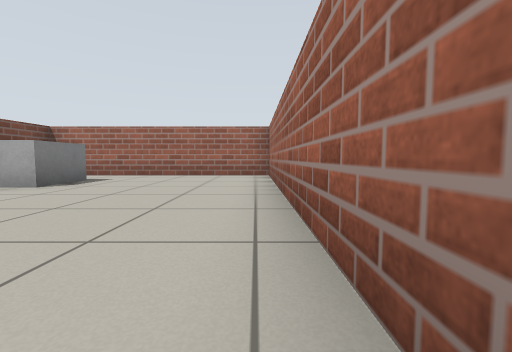
view 1 (above)

17 first-person views from a walk through a Gazebo world. The camera is 0.5 m above the floor, tilts 4° down and sees 90° across. The floor is counted in squares, 1 m on a side. Each view is taken from the middle of a square. On the plan, view 1 faces up. The plan holds only what a view shows up to about 9 squares ahead; the rest is blank.

view 2
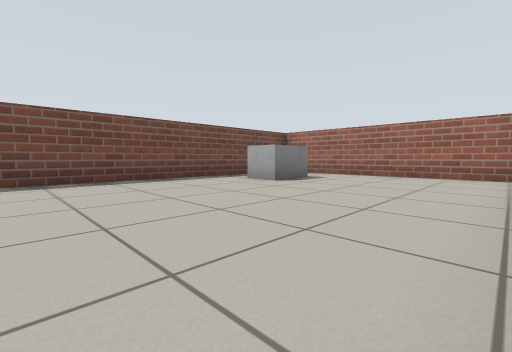

view 3
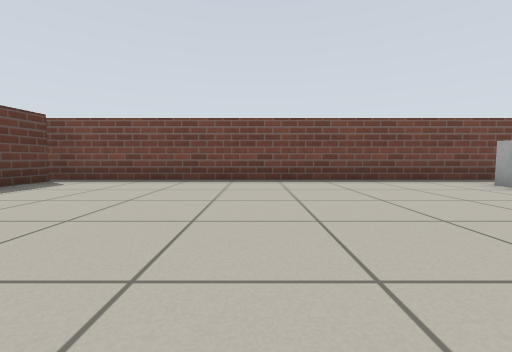

view 4
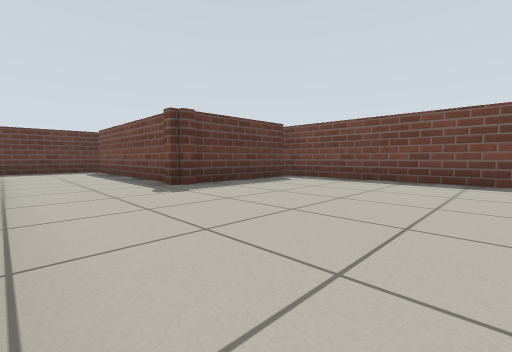

view 5
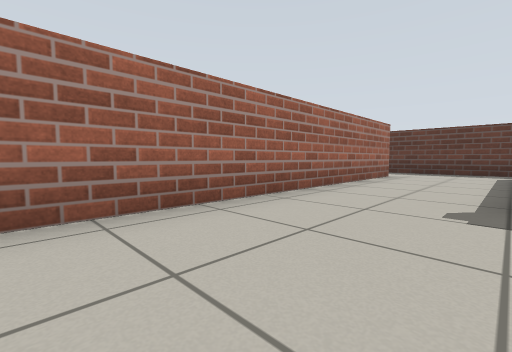

view 6
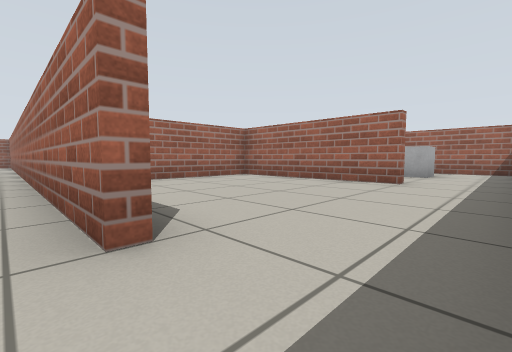

view 7
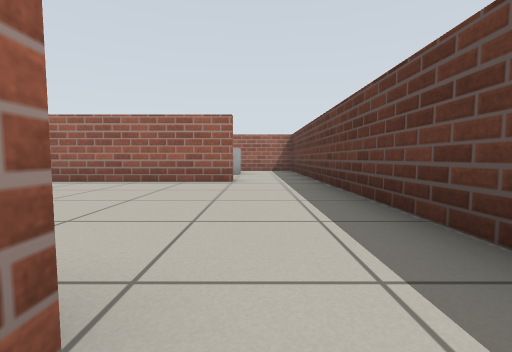

view 8
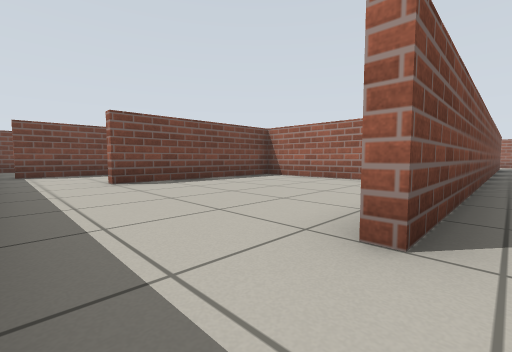

view 9
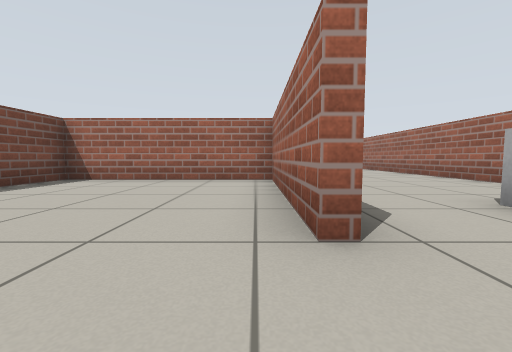

view 10
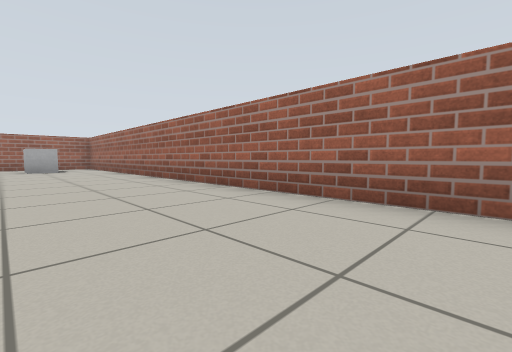

view 11
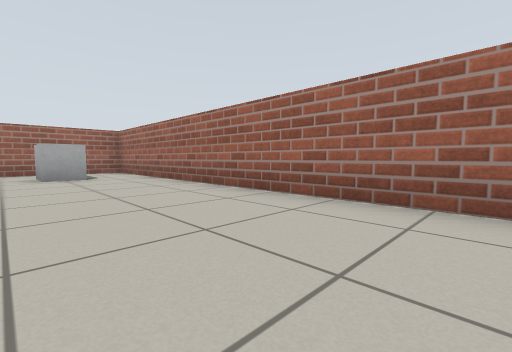

view 12
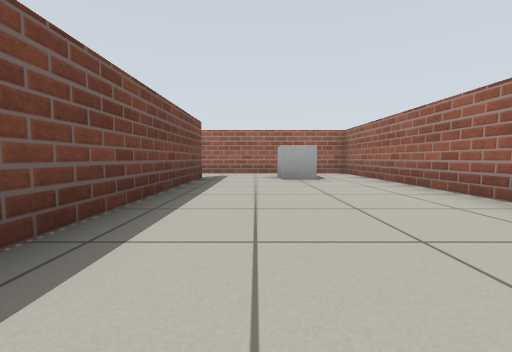

view 13
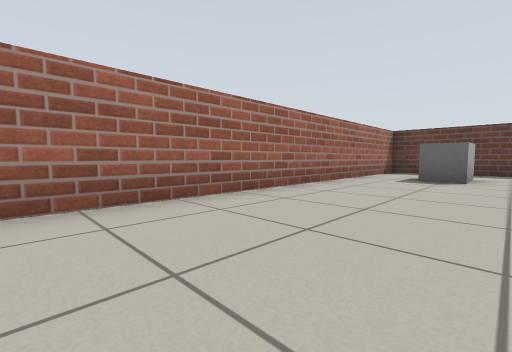

view 14
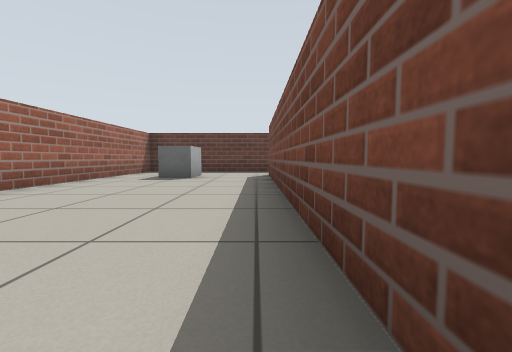

view 15
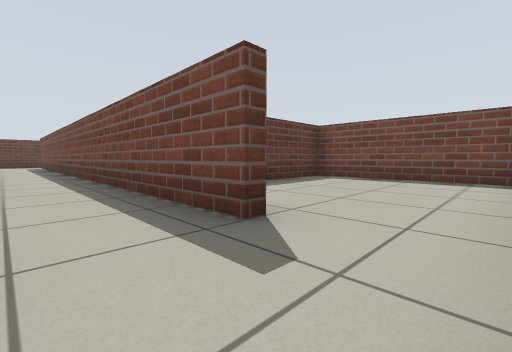

view 16
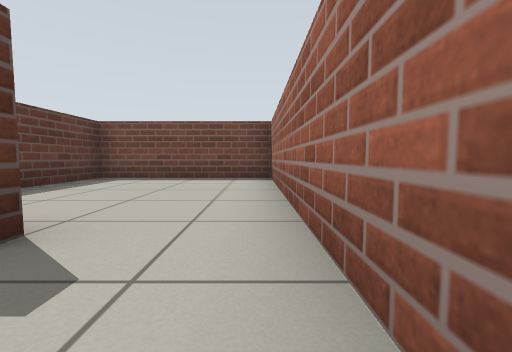

view 17
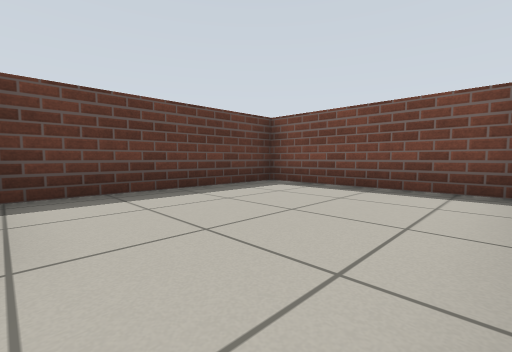

### Floor plan
Points are (right, up) in squares from view 1. A wall is a line through its corners. A room is listed if a view was taken in it or the views show most of it. See-through windows are left out.
Room 1 (views 1, 2, 3, 4, 5, 6, 7)
walls: (-2.4, -4.9) (-2.4, -9.8); (-5.5, -4.4) (-2.1, -4.4); (0.4, -8.6) (0.4, 7.4) (-5.9, 7.4) (-5.9, -4.9); (-2.5, -10.4) (0.5, -10.4)
ways out: opening at (1, -9.5) to room 3; opening at (-2, -10)
objects: grey box (-4, 5)
Room 2 (views 8, 10, 11, 12, 13, 14, 15, 16)
walls: (5.6, 5.5) (5.6, -8.5); (5.4, -10.4) (9.9, -10.4) (9.9, 7.4) (5.5, 7.4)
ways out: opening at (6, -9.5) to room 3; opening at (6, 6.5) to room 4
objects: grey box (8, -8); grey box (8, 5) to (8, 6)
Room 3 (view 9)
walls: (5.4, -8.6) (5.4, -4.1) (0.6, -4.1) (0.6, -8.5); (0.5, -10.4) (5.4, -10.4)
ways out: opening at (1, -9.5) to room 1; opening at (6, -9.5) to room 2
Room 4 (view 17)
walls: (5.5, 7.4) (0.6, 7.4) (0.6, 3.1) (5.1, 3.1)
ways out: opening at (6, 6.5) to room 2

Positions as (right, up) in squares from view 1, and headings:
1: (0, 0), facing up
2: (0, 0), facing up-left
3: (0, 0), facing left
4: (0, 0), facing down-left
5: (-2, -1), facing down-right
6: (0, -10), facing up-right
7: (0, -9), facing right
8: (6, -10), facing up-left
9: (5, -10), facing up
10: (7, -6), facing up-right
11: (7, -2), facing up-right
12: (7, -1), facing up
13: (7, -1), facing down-right
14: (6, -1), facing down
15: (7, 7), facing down-left
16: (7, 7), facing left
17: (5, 7), facing down-left
